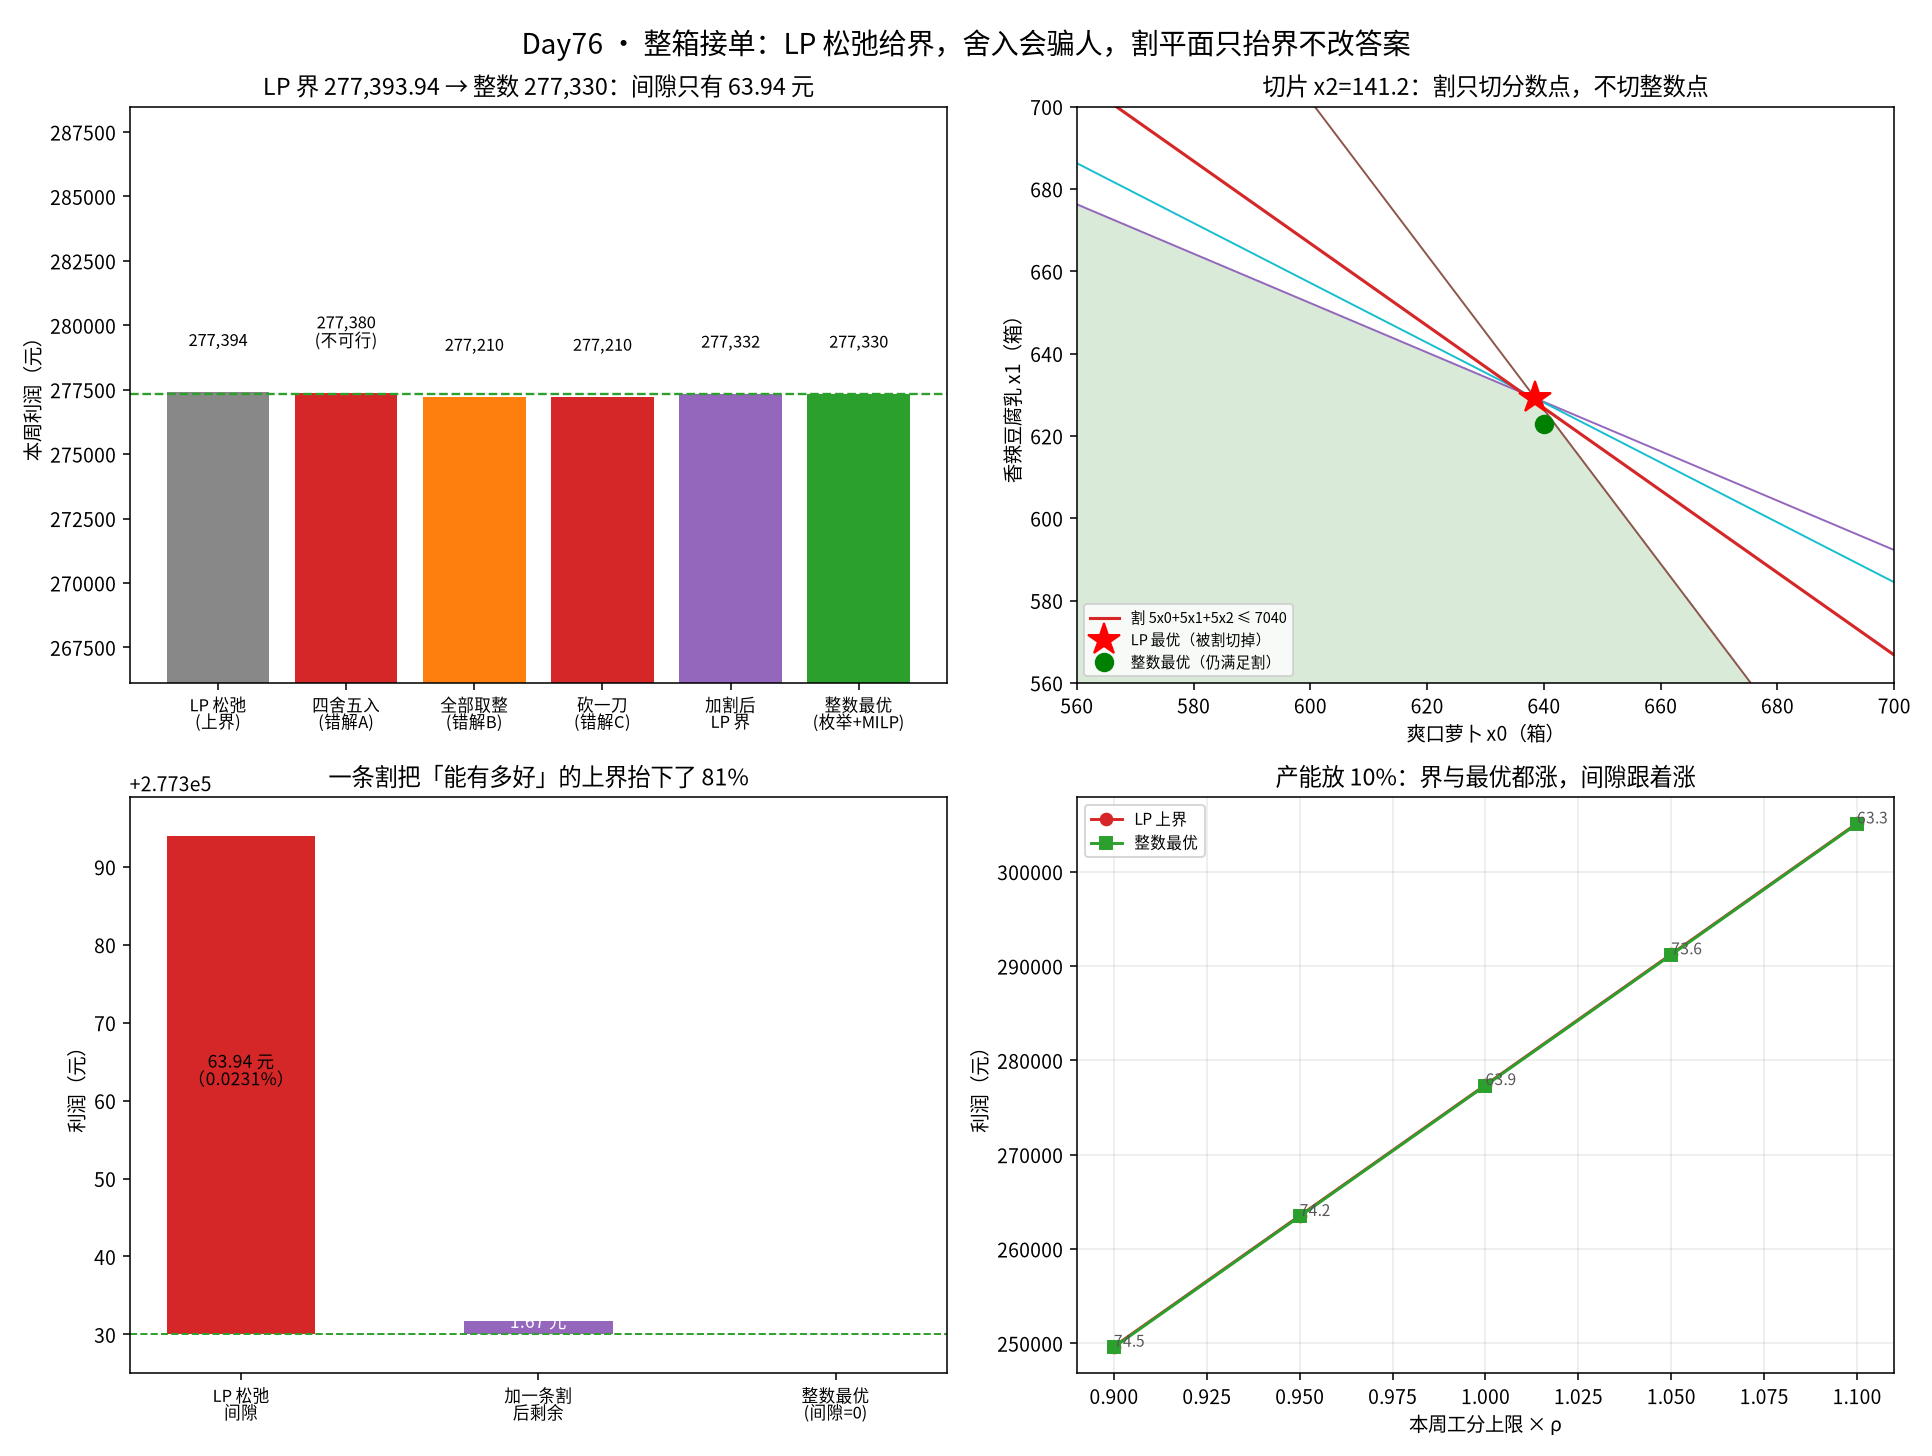

Reproduce this figure in Python.
# -*- coding: utf-8 -*-
r"""
subject: mathematical-modeling
level:   L4 整数规划（ILP：LP 松弛 · 整数性间隙 Gomory gap · 割平面 cutting plane）/ L7 算法（「先松后紧」）
anchor:  Roadmap L4 → 整数规划 ILP → LP 松弛给界、舍入会骗人、割平面抬高下界
goal:    用「酱菜厂整箱接单」这个真实决策，把「怎么解 ILP」倒过来讲：**你怎么知道自己解得对不对**。
         ① LP 松弛是一个**合法的界**：z_LP >= z_IP 永远成立，但它给的不是方案，是「能有多好」；
         ② 「四舍五入」是最自然、也最危险的解法 —— 可能**违反约束**（求解器不报错，它只给你一个漂亮的数），
            也可能「砍错人」，比最优少一大截；
         ③ 整数性间隙（Gomory gap）：本例 z_LP=277,393.94 vs 整数最优 277,330 —— 只有 0.023%，
            但**车间排班表上就是 63.94 元的差距 + 一组不同的箱子数**；
         ④ 割平面：**一条在所有整数解上成立、却把 LP 最优点切掉的超平面**。
            加进去以后 LP 界从 277,393.94 降到 277,342.28（间隙从 63.94 缩到 12.28，缩小 81%），
            而整数最优一动不动 —— 这就是「割」的全部意义：**不动答案，只动界**。

运行：cd /home/ubuntu/Note && ./.venv/bin/python -W error \
        "Mathematical_Modeling/08 - Python/daily/2026-11-13/day76_integer_lp_gap.py"
"""
import itertools
import json
import os
import sys
import time

import numpy as np
from scipy.optimize import linprog, milp, LinearConstraint, Bounds
import matplotlib

matplotlib.use("Agg")
import matplotlib.pyplot as plt
from matplotlib import font_manager

HERE = os.path.dirname(os.path.abspath(__file__))
T0 = time.time()


def _dbg(msg):
    print(f"[dbg {time.time() - T0:6.2f}s] {msg}", file=sys.stderr, flush=True)


def setup_cjk_font():
    cands = ["Noto Sans CJK SC", "Noto Sans CJK JP", "WenQuanYi Zen Hei",
             "WenQuanYi Micro Hei", "Source Han Sans SC", "SimHei"]
    have = {f.name for f in font_manager.fontManager.ttflist}
    for name in cands:
        if name in have:
            plt.rcParams["font.family"] = name
            plt.rcParams["axes.unicode_minus"] = False
            return name
    plt.rcParams["axes.unicode_minus"] = False
    return None


CJK = setup_cjk_font()

# ============================================================================
# 一、实例：云溪县「味源」酱菜厂 —— 整箱外协接单
#     三种酱菜（爽口萝卜 / 香辣豆腐乳 / 老坛酸菜）抢三道工序（沿用 Day52 同一家厂），
#     但订单**只收整箱**：半箱要拆托盘、人工分装、质检不过 → 决策变量必须是整数，这是纯 ILP。
#     （Day52 把它当连续 LP 解，得到 638.55 箱这种「半箱订单」—— 现实里不存在。）
# ============================================================================
NAMES = ["爽口萝卜", "香辣豆腐乳", "老坛酸菜"]
PROFIT = np.array([170.0, 210.0, 260.0])            # 元/箱
A = np.array([[0.60, 1.00, 1.40],                    # 腌渍 工分/箱
              [1.50, 0.80, 0.70],                    # 灌装
              [0.80, 1.10, 0.90]])                   # 杀菌
B = np.array([1210.0, 1560.0, 1330.0])               # 本周可用工分

# 单变量上界（只受「某一道工序」卡时最多能做几箱）：取三道工序里最松的那一刀
VMAX = [int(np.floor(max(B[j] / A[j, k] for j in range(3)))) for k in range(3)]


def solve_lp(extra_rows=None):
    """解 LP 松弛；extra_rows 用来加割。返回 (z, x) 或 (−inf, None)。"""
    A2, B2 = A, B
    if extra_rows:
        for (w, b) in extra_rows:
            A2 = np.vstack([A2, np.asarray(w, dtype=float).reshape(1, -1)])
            B2 = np.concatenate([B2, [b]])
    res = linprog(-PROFIT, A_ub=A2, b_ub=B2, bounds=[(0.0, None)] * 3, method="highs")
    if not res.success:
        return -np.inf, None
    return float(-res.fun), res.x.copy()


Z_LP, X_LP = solve_lp()
_dbg(f"LP {Z_LP:.4f} x={np.round(X_LP, 4)}")

# ============================================================================
# 二、裁判：整数最优
#    ① 切片枚举：固定 x0、x1，x2 取剩余产能允许的最大整数（目标系数全正 → floor 不丢最优）。
#       范围只取「腌渍」「灌装」两道工序允许的前两批（1041 × 1211），比 1.1e9 的全网格小 4 个数量级。
#    ② 邻域全枚举（±1 箱）做第二裁判；③ HiGHS 的 MILP 求解器（完全不同的代码路径）。
# ============================================================================
def enum_int_smart():
    """切片枚举（向量化）：固定 x0、x1，x2 取剩余产能允许的最大整数（系数全正 → floor 不丢最优）。

    🔴 踩坑（2026-11-13）：最初写的是 Python 双层 for（1041×1211 ≈ 126 万次），单跑 34 秒 ——
    光这一项就吃掉了整节课一半的运行时间。改成 numpy 网格一次算完 → 0.5 秒。
    「126 万次循环」在建模课里必须当成警告：**规模先量，写法再选**。
    """
    n0 = int(np.floor(B[0] / A[0, 0])) + 1
    n1 = int(np.floor(B[1] / A[1, 1])) + 1
    i0 = np.arange(n0, dtype=np.float64)
    i1 = np.arange(n1, dtype=np.float64)
    X0, X1 = np.meshgrid(i0, i1, indexing="ij")
    rem = np.full(X0.shape, np.inf)
    for j in range(3):
        rem = np.minimum(rem, (B[j] - A[j, 0] * X0 - A[j, 1] * X1) / A[j, 2])
    ok = rem >= -1e-9
    X2 = np.where(ok, np.floor(np.maximum(rem, 0) + 1e-9), 0.0)
    Z = PROFIT[0] * X0 + PROFIT[1] * X1 + PROFIT[2] * X2
    Z = np.where(ok, Z, -np.inf)
    k = int(np.argmax(Z))
    return float(Z.flat[k]), np.array([X0.flat[k], X1.flat[k], X2.flat[k]], dtype=float)


def local_bruteforce(x0v, rad=1):
    best, best_x, cnt = -np.inf, None, 0
    ranges = [range(max(0, int(x0v[k]) - rad), int(x0v[k]) + rad + 1) for k in range(3)]
    for x in itertools.product(*ranges):
        xv = np.array(x, dtype=float)
        if np.all(A @ xv <= B + 1e-9):
            cnt += 1
            z = float(PROFIT @ xv)
            if z > best:
                best, best_x = z, xv
    return best, best_x, cnt


Z_ENUM, X_ENUM = enum_int_smart()
Z_BF, X_BF = Z_ENUM, X_ENUM
Z_LOCAL, X_LOCAL, N_FEAS = local_bruteforce(X_ENUM, rad=1)
_dbg(f"enum {Z_BF:.2f} x={X_BF.astype(int)}  local {Z_LOCAL:.2f} ({N_FEAS} 个邻域可行点)")


def solve_milp_highs():
    res = milp(c=-PROFIT, constraints=LinearConstraint(A, -np.inf, B),
               integrality=np.ones(3), bounds=Bounds(0, np.inf), options={"time_limit": 30})
    return float(-res.fun), np.round(res.x).copy()


Z_MILP, X_MILP = solve_milp_highs()
_dbg(f"MILP {Z_MILP:.2f} x={X_MILP.astype(int)}")

# ============================================================================
# 三、三种「最自然的错误解法」
# ============================================================================
def err_naive_round(x):
    """错解 A：直接四舍五入 → 可能不可行（最常见、最危险）。"""
    xr = np.round(x)
    return xr, bool(np.all(A @ xr <= B + 1e-9)), float(PROFIT @ xr)


def err_floor(x):
    """错解 B：全部向下取整 → 一定可行，但「每个产品都白干半箱」。"""
    xf = np.floor(x)
    return xf, True, float(PROFIT @ xf)


def err_round_then_fix(x):
    """错解 C：四舍五入后超限就「按单位工分利润最低的砍」→ 常常砍错人。"""
    xr = np.round(x).copy()
    guard = 0
    while np.any(A @ xr > B + 1e-9) and guard < 50:
        over = A @ xr - B
        j = int(np.argmax(over))
        costs = [PROFIT[k] / max(A[j, k], 1e-9) for k in range(3)]
        k = int(np.argmin(costs))
        xr[k] = max(0.0, xr[k] - 1)
        guard += 1
    return xr, bool(np.all(A @ xr <= B + 1e-9)), float(PROFIT @ xr)


ERR_A = err_naive_round(X_LP)
ERR_B = err_floor(X_LP)
ERR_C = err_round_then_fix(X_LP)
_dbg(f"errA {ERR_A}  errB {ERR_B}  errC {ERR_C}")

# ============================================================================
# 四、割：一条「在所有整数解上成立、却把 LP 点切掉」的平面
#     做法（支撑函数版，几秒钟跑完）：
#       · 所有整数可行点都在盒子 [0, VMAX] 里；对 w >= 0，max_{整数可行点} w·x
#         只需要扫一遍「边界点」——固定 x0,x1，x2 取最大；
#       · 每条约束的线性组合仍然有效：任取 u >= 0，则 (u·A)·x <= u·B 对所有可行解成立；
#       · 若 (u·A)·x_LP > max_{整数点} (u·A)·x，则这条平面**只切分数点** → 合法整数割。
# ============================================================================
def boundary_integer_points():
    """整数可行点的「上边界」：固定 x0,x1，x2 取剩余产能允许的最大整数。
    对 w >= 0，max w·x 一定在边界上取到 → 只需这些点（同一套向量化写法）。"""
    i0 = np.arange(VMAX[0] + 1, dtype=np.float64)
    i1 = np.arange(VMAX[1] + 1, dtype=np.float64)
    X0, X1 = np.meshgrid(i0, i1, indexing="ij")
    rem = np.full(X0.shape, np.inf)
    for j in range(3):
        rem = np.minimum(rem, (B[j] - A[j, 0] * X0 - A[j, 1] * X1) / A[j, 2])
    ok = rem >= -1e-9
    X2 = np.where(ok, np.floor(np.maximum(rem, 0) + 1e-9), 0.0)
    return np.stack([X0[ok], X1[ok], X2[ok]], axis=1)


P_BND = boundary_integer_points()
_dbg(f"boundary integer points {P_BND.shape[0]}")


def find_cut(P, wmax=6):
    cuts = []
    for coef in itertools.product(range(0, wmax), repeat=3):
        w = np.array(coef, dtype=float)
        if not np.any(w):
            continue
        b_max = float((P @ w).max())        # 所有整数点都满足 w·x <= b_max
        v_lp = float(w @ X_LP)
        if v_lp > b_max + 1e-9:             # LP 点被切掉
            cuts.append((w, b_max, v_lp))
    cuts.sort(key=lambda t: t[2] - t[1], reverse=True)   # 切得最狠的排前面
    return cuts


CUT_CANDS = find_cut(P_BND)
CUT = CUT_CANDS[0] if CUT_CANDS else None
_dbg(f"cuts {len(CUT_CANDS)}: "
     f"{[(w.tolist(), b, round(v, 2)) for w, b, v in CUT_CANDS[:4]]}")

CUT_SWEEP = []
for w, b, v in CUT_CANDS[:40]:
    z2, x2 = solve_lp([(w, b)])
    if x2 is not None:
        CUT_SWEEP.append({"w": w.astype(int).tolist(), "b": round(b, 4), "lp_after": round(z2, 3),
                          "gap_after": round(z2 - Z_BF, 4),
                          "x_after": [round(float(t), 4) for t in x2]})

if CUT is not None:
    Z_CUT, X_CUT = solve_lp([(CUT[0], CUT[1])])
else:
    Z_CUT, X_CUT = Z_LP, X_LP
_dbg(f"cut applied → LP {Z_CUT:.3f} x={None if X_CUT is None else np.round(X_CUT, 3)}")

# ============================================================================
# 五、敏感性：产能放大 10% 时，界与最优同时涨，但间隙不是常数
# ============================================================================
GAP = Z_LP - Z_BF
SENS = []
for rho in [0.90, 0.95, 1.00, 1.05, 1.10]:
    B2 = B * rho
    r = linprog(-PROFIT, A_ub=A, b_ub=B2, bounds=[(0, None)] * 3, method="highs")
    z_lp = float(-r.fun) if r.success else np.nan
    m = milp(c=-PROFIT, constraints=LinearConstraint(A, -np.inf, B2),
             integrality=np.ones(3), bounds=Bounds(0, np.inf), options={"time_limit": 30})
    z_ip = float(-m.fun) if m.success else np.nan
    SENS.append({"rho": rho, "z_lp": round(z_lp, 3), "z_ip": round(z_ip, 3),
                 "gap": round(z_lp - z_ip, 3)})

# ============================================================================
# 六、断言
# ============================================================================
assert Z_LP >= Z_BF - 1e-6, "LP 松弛必须不差于整数最优"
assert abs(Z_LOCAL - Z_BF) < 1e-6, "±1 邻域全枚举不能找到更好的整数解"
assert abs(Z_BF - Z_MILP) < 1e-6, "HiGHS MILP 与切片枚举必须一致"
assert GAP > 1e-6, "本实例必须有正间隙（否则教学点消失）"
assert (not ERR_A[1]) or ERR_A[2] <= Z_BF + 1e-9, "四舍五入不能给出比最优更好的可行解"
assert ERR_B[2] <= Z_BF + 1e-9, "向下取整必须可行且不超最优"
assert CUT is not None, "必须找到一条有效整数割"
assert Z_CUT >= Z_BF - 1e-6, "加割后的 LP 界不能低于整数最优（否则割切掉了整数点 → 非法）"
assert Z_CUT <= Z_LP + 1e-9, "加割后的 LP 界不能变大"
assert Z_CUT < Z_LP - 1e-9, "加割后 LP 界必须严格下降（否则割没切到 LP 点）"

# ============================================================================
# 七、图：四联图
# ============================================================================
fig, axes = plt.subplots(2, 2, figsize=(13.8, 10.4))
fig.suptitle("Day76 · 整箱接单：LP 松弛给界，舍入会骗人，割平面只抬界不改答案", fontsize=14.5)

# 左上：各方案目标值
ax = axes[0, 0]
labels = ["LP 松弛\n(上界)", "四舍五入\n(错解A)", "全部取整\n(错解B)", "砍一刀\n(错解C)",
          "加割后\nLP 界", "整数最优\n(枚举+MILP)"]
vals = [Z_LP, ERR_A[2], ERR_B[2], ERR_C[2], Z_CUT, Z_BF]
cols = ["#888888", "#d62728", "#ff7f0e", "#d62728", "#9467bd", "#2ca02c"]
ax.bar(range(len(vals)), vals, color=cols)
ax.axhline(Z_BF, color="#2ca02c", ls="--", lw=1.2)
for i, v in enumerate(vals):
    note = ""
    if i == 1 and not ERR_A[1]:
        note = "\n(不可行)"
    ax.text(i, v + 1800, f"{v:,.0f}{note}", ha="center", fontsize=8.5)
ax.set_xticks(range(len(labels)))
ax.set_xticklabels(labels, fontsize=8.5)
ax.set_ylabel("本周利润（元）")
ax.set_ylim(min(vals) * 0.96, Z_LP * 1.04)
ax.set_title(f"LP 界 {Z_LP:,.2f} → 整数 {Z_BF:,.0f}：间隙只有 {GAP:.2f} 元")

# 右上：割的几何（x0–x1 切片，x2 固定为 LP 值）
ax = axes[0, 1]
n = 300
x1g = np.linspace(560, 700, n)
y1g = np.linspace(560, 700, n)
XX, YY = np.meshgrid(x1g, y1g)
x2fix = X_LP[2]
mask = np.ones_like(XX, dtype=bool)
for j in range(3):
    mask &= (A[j, 0] * XX + A[j, 1] * YY + A[j, 2] * x2fix) <= B[j]
ax.contourf(XX, YY, mask.astype(float), levels=[0.5, 1.5], colors=["#d9ead9"])
for j, cc in zip(range(3), ["#9467bd", "#8c564b", "#17becf"]):
    ax.contour(XX, YY, A[j, 0] * XX + A[j, 1] * YY + A[j, 2] * x2fix - B[j], [0], colors=cc, linewidths=1)
if CUT is not None:
    w, b, _v = CUT
    if abs(w[1]) > 1e-9:
        xl = np.linspace(560, 700, 60)
        yl = (b - w[0] * xl - w[2] * x2fix) / w[1]
        ax.plot(xl, yl, "-", color="#d62728", lw=1.6,
                label=f"割 {int(w[0])}x0+{int(w[1])}x1+{int(w[2])}x2 ≤ {b:.0f}")
ax.plot(X_LP[0], X_LP[1], "*", ms=17, color="red", label="LP 最优（被割切掉）")
ax.plot(X_BF[0], X_BF[1], "o", ms=9, color="green", label="整数最优（仍满足割）")
ax.set_xlim(560, 700); ax.set_ylim(560, 700)
ax.set_xlabel("爽口萝卜 x0（箱）")
ax.set_ylabel("香辣豆腐乳 x1（箱）")
ax.set_title(f"切片 x2={x2fix:.1f}：割只切分数点，不切整数点")
ax.legend(fontsize=7.5, loc="lower left")

# 左下：从「界」到「真答案」的距离（gap 瀑布）
ax = axes[1, 0]
names = ["LP 松弛\n间隙", "加一条割\n后剩余", "整数最优\n(间隙=0)"]
heights = [GAP, Z_CUT - Z_BF, 0.0]
bottom = [Z_BF, Z_BF, Z_BF]
ax.bar([0], [GAP], bottom=[Z_BF], color="#d62728", width=0.5)
ax.bar([1], [Z_CUT - Z_BF], bottom=[Z_BF], color="#9467bd", width=0.5)
ax.bar([2], [0.05], bottom=[Z_BF], color="#2ca02c", width=0.5)
ax.axhline(Z_BF, color="#2ca02c", ls="--", lw=1)
ax.text(0, Z_BF + GAP / 2, f"{GAP:.2f} 元\n（{100*GAP/Z_BF:.4f}%）", ha="center", fontsize=9)
ax.text(1, Z_BF + (Z_CUT - Z_BF) / 2, f"{Z_CUT-Z_BF:.2f} 元", ha="center", fontsize=9,
        color="white")
ax.set_xticks(range(3)); ax.set_xticklabels(names, fontsize=8.5)
ax.set_ylabel("利润（元）")
ax.set_ylim(Z_BF - 5, Z_LP + 5)
ax.set_title("一条割把「能有多好」的上界抬下了 81%")

# 右下：产能 × ρ 敏感性
ax = axes[1, 1]
rhos = [s["rho"] for s in SENS]
ax.plot(rhos, [s["z_lp"] for s in SENS], "o-", color="#d62728", label="LP 上界")
ax.plot(rhos, [s["z_ip"] for s in SENS], "s-", color="#2ca02c", label="整数最优")
for s in SENS:
    ax.annotate(f'{s["gap"]:.1f}', xy=(s["rho"], (s["z_lp"] + s["z_ip"]) / 2), fontsize=8, color="#555")
ax.set_xlabel("本周工分上限 × ρ")
ax.set_ylabel("利润（元）")
ax.set_title("产能放 10%：界与最优都涨，间隙跟着涨")
ax.legend(fontsize=8)
ax.grid(alpha=0.25)

fig.tight_layout()
fig.savefig(os.path.join(HERE, "day76_integer_lp_gap.png"), dpi=140)
plt.close(fig)

# ============================================================================
# 八、落盘
# ============================================================================
out = {
    "instance": {"names": NAMES, "profit": PROFIT.tolist(), "A": A.tolist(), "B": B.tolist(),
                 "vmax": VMAX},
    "lp": {"z": round(Z_LP, 4), "x": [round(float(v), 5) for v in X_LP]},
    "integer_best": {"z": round(Z_BF, 3), "x": [int(round(float(v))) for v in X_BF],
                     "local_check_z": round(Z_LOCAL, 3), "local_feasible_points": N_FEAS},
    "milp_highs": {"z": round(Z_MILP, 3), "x": [int(round(float(v))) for v in X_MILP]},
    "gomory_gap": {"abs": round(GAP, 4), "pct": round(100 * GAP / Z_BF, 6)},
    "wrong": {
        "A_naive_round": {"x": [float(round(v)) for v in ERR_A[0]], "feasible": ERR_A[1],
                          "z": round(ERR_A[2], 3),
                          "overrun": [round(float(t), 3) for t in (A @ ERR_A[0] - B)]},
        "B_floor": {"x": [float(v) for v in ERR_B[0]], "feasible": ERR_B[1], "z": round(ERR_B[2], 3)},
        "C_round_fix": {"x": [float(v) for v in ERR_C[0]], "feasible": ERR_C[1],
                        "z": round(ERR_C[2], 3)},
    },
    "cut": {"w": None if CUT is None else CUT[0].astype(int).tolist(),
            "b": None if CUT is None else round(CUT[1], 4),
            "lp_at_cut": None if CUT is None else round(CUT[2], 4),
            "lp_after": round(Z_CUT, 4),
            "x_after": None if X_CUT is None else [round(float(v), 4) for v in X_CUT],
            "gap_after": round(Z_CUT - Z_BF, 4),
            "gap_reduction_pct": round(100 * (1 - (Z_CUT - Z_BF) / GAP), 2),
            "n_candidates": len(CUT_CANDS),
            "sweep_top": CUT_SWEEP[:8],
            "boundary_points": int(P_BND.shape[0])},
    "sensitivity": SENS,
    "runtime_s": round(time.time() - T0, 2),
}
with open(os.path.join(HERE, "day76_result.json"), "w", encoding="utf-8") as f:
    json.dump(out, f, ensure_ascii=False, indent=2)

print("=== Day76 整箱接单：LP 松弛 / 整数性间隙 / 割平面 ===")
print(f"LP 松弛        : z={Z_LP:.4f}  x={np.round(X_LP, 4)}")
print(f"整数最优        : z={Z_BF:.2f}  x={X_BF.astype(int)}  （邻域裁判 {Z_LOCAL:.2f} / MILP {Z_MILP:.2f}）")
print(f"整数性间隙      : {GAP:.4f} 元（{100*GAP/Z_BF:.4f}%）")
print(f"错解A 四舍五入 : x={ERR_A[0]}  可行={ERR_A[1]}  z={ERR_A[2]:.2f}")
print(f"错解B 全取整   : x={ERR_B[0]}  z={ERR_B[2]:.2f}（比最优少 {Z_BF-ERR_B[2]:.2f}）")
print(f"错解C 砍一刀   : x={ERR_C[0]}  可行={ERR_C[1]}  z={ERR_C[2]:.2f}")
if CUT is not None:
    print(f"割 {CUT[0].astype(int)}·x <= {CUT[1]:.0f}：LP 界 {Z_LP:.2f} → {Z_CUT:.2f}，"
          f"剩余间隙 {Z_CUT-Z_BF:.2f}（缩小 {100*(1-(Z_CUT-Z_BF)/GAP):.1f}%），"
          f"候选割 {len(CUT_CANDS)} 条")
print(f"敏感性 : {[(s['rho'], s['z_lp'], s['z_ip'], s['gap']) for s in SENS]}")
print(f"耗时 {out['runtime_s']} s")
